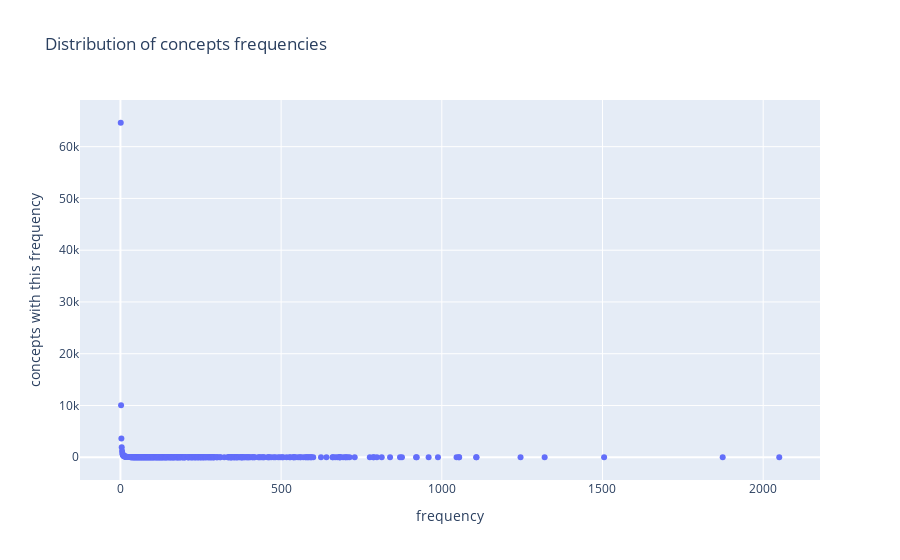

Source (notebook cell):
### Markdown cell above
### 3.4 Distribution of Concepts Frequency

It is useful to chart the overall distribution of how frequent concepts are. 

The bottom-left section of the chart shows the segment we are most likely to focus on, so to avoid concepts that appear only once, or the long-tail of highly frequent concepts that are likely to be common-words of little interest.

### Code cell
temp = concepts_unique.groupby('frequency', as_index=False)['concept'].count()
temp.rename(columns={'concept' : 'concepts with this frequency'}, inplace=True)
px.scatter(temp, 
           x="frequency", 
           y="concepts with this frequency",
          title="Distribution of concepts frequencies")

### Figure 1 — Plotly figure (JSON) as saved in the notebook; plotly's stock layout.template omitted (floating-point values rounded to 4 significant figures; data arrays with more than 128 entries replaced by an {"elided": "..."} marker saying what was removed)
{"data": [{"hovertemplate": "frequency=%{x}<br>concepts with this frequency=%{y}<extra></extra>", "legendgroup": "", "marker": {"color": "#636efa", "symbol": "circle"}, "mode": "markers", "name": "", "orientation": "v", "showlegend": false, "type": "scatter", "x": {"elided": "359 int values"}, "xaxis": "x", "y": {"elided": "359 int values"}, "yaxis": "y"}], "layout": {"autosize": true, "legend": {"tracegroupgap": 0}, "title": {"text": "Distribution of concepts frequencies"}, "xaxis": {"anchor": "y", "autorange": true, "domain": [0, 1], "range": [-120.9, 2172.0], "title": {"text": "frequency"}, "type": "linear"}, "yaxis": {"anchor": "x", "autorange": true, "domain": [0, 1], "range": [-4732.0, 69350.0], "title": {"text": "concepts with this frequency"}, "type": "linear"}}}
